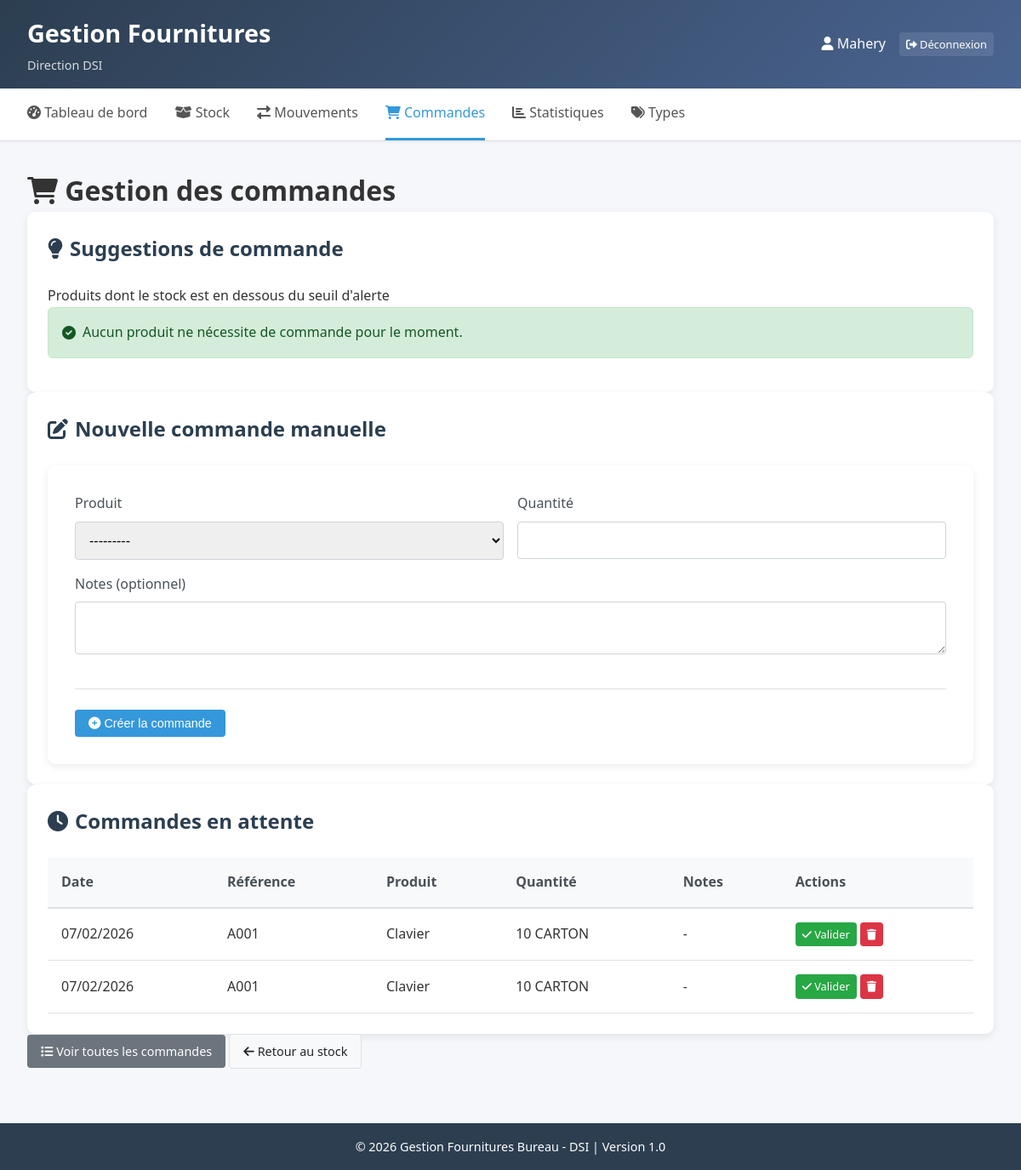
Page /commande/ (signed in) on the committed database.
### fournitures/models.py (models this page shows, shortened)
class Commande(models.Model):
    STATUS_CHOICES = [
        ('EN_ATTENTE', 'En attente'),
        ('VALIDEE', 'Validée'),
        ('RECUE', 'Reçue'),
        ('ANNULEE', 'Annulée'),
    ]
    produit = models.ForeignKey(Fourniture, on_delete=models.CASCADE, related_name='commandes')
    quantite = models.IntegerField()
    date_creation = models.DateTimeField(auto_now_add=True)
    date_validation = models.DateTimeField(null=True, blank=True)
    status = models.CharField(max_length=20, choices=STATUS_CHOICES, default='EN_ATTENTE')
    notes = models.TextField(blank=True, null=True)
    class Meta:
        verbose_name = "Commande"
        verbose_name_plural = "Commandes"
        ordering = ['-date_creation']

class Fourniture(models.Model):
    UNITE_CHOICES = [
        ('UNITE', 'Unité'),
        ('CARTON', 'Carton'),
        ('BOITE', 'Boîte'),
        ('LOT', 'Lot'),
        ('PAQUET', 'Paquet'),
    ]
    type = models.ForeignKey(TypeFourniture, on_delete=models.CASCADE, related_name='fournitures')
    reference = models.CharField(max_length=20, unique=True, verbose_name="Référence")
    designation = models.CharField(max_length=200, verbose_name="Désignation")
    unite = models.CharField(max_length=20, choices=UNITE_CHOICES, default='UNITE', verbose_name="Unité")
    stock = models.IntegerField(default=0, verbose_name="Stock actuel")
    stock_max = models.IntegerField(default=10, verbose_name="Stock maximum")
    seuil_alerte = models.IntegerField(default=5, verbose_name="Seuil d'alerte")
    date_creation = models.DateTimeField(auto_now_add=True)
    def __str__(self):
        return f"{self.reference} - {self.designation} ({self.stock} {self.unite})"
    class Meta:
        verbose_name = "Fourniture"
        verbose_name_plural = "Fournitures"
        ordering = ['type', 'reference']

### fournitures/views.py (the view, shortened to what this page needs)
# urls.py: path('commande/', views.commande, name='commande'),
@login_required
def commande(request):
    if request.method == 'POST':
        form = CommandeForm(request.POST)
        if form.is_valid():
            commande = form.save(commit=False)
            commande.status = 'EN_ATTENTE'
            commande.save()
            messages.success(request, 'Commande créée avec succès!')
            return redirect('commande')  # CHANGER de 'liste_commande' à 'commande'
    else:
        form = CommandeForm()
    produits_a_commander = []
    commandes_attente = Commande.objects.filter(status='EN_ATTENTE')
    context = {
        'form': form,
        'produits_a_commander': produits_a_commander,
        'commandes_attente': commandes_attente,
    }
    return render(request, 'fournitures/commande.html', context)

### fournitures/forms.py
class CommandeForm(forms.ModelForm):
    class Meta:
        model = Commande
        fields = ['produit', 'quantite', 'notes']
        widgets = {
            'produit': forms.Select(attrs={'class': 'form-control'}),
            'quantite': forms.NumberInput(attrs={'class': 'form-control', 'min': '1'}),
            'notes': forms.Textarea(attrs={'class': 'form-control', 'rows': 2}),
        }

### fournitures/templates/fournitures/commande.html (shortened to what this page needs)
{% extends 'fournitures/base.html' %}
{% block content %}
<div class="commande-page">
    <div class="page-header">
        <h1><i class="fas fa-shopping-cart"></i> Gestion des commandes</h1>
    </div>
    <div class="section">
        <h2><i class="fas fa-lightbulb"></i> Suggestions de commande</h2>
        <p>Produits dont le stock est en dessous du seuil d'alerte</p>
        {% if produits_a_commander %}
        <div class="table-responsive">
            <table class="table">
                <thead>
                    <tr>
                        <th>Produit</th>
                        <th>Type</th>
                        <th>Stock actuel</th>
                        <th>Seuil alerte</th>
                        <th>Stock max</th>
                        <th>Quantité suggérée</th>
                        <th>Action</th>
                    </tr>
                </thead>
                <tbody>
                    {% for item in produits_a_commander %}
                    <tr class="alert-row">
                        <td>
                            <strong>{{ item.fourniture.reference }}</strong><br>
                            {{ item.fourniture.designation }}
                        </td>
                        <td>{{ item.fourniture.type.nom }}</td>
                        <td class="text-danger">{{ item.fourniture.stock }} {{ item.fourniture.unite }}</td>
                        <td>{{ item.fourniture.seuil_alerte }} {{ item.fourniture.unite }}</td>
                        <td>{{ item.fourniture.stock_max }} {{ item.fourniture.unite }}</td>
                        <td>
                            <strong class="text-primary">{{ item.quantite }} {{ item.fourniture.unite }}</strong>
                        </td>
                        <td>
                            <form method="post" class="inline-form">
                                {% csrf_token %}
                                <input type="hidden" name="produit" value="{{ item.fourniture.id }}">
                                <input type="hidden" name="quantite" value="{{ item.quantite }}">
                                <button type="submit" class="btn btn-sm btn-primary">
                                    <i class="fas fa-cart-plus"></i> Commander
                                </button>
                            </form>
                        </td>
                    </tr>
                    {% endfor %}
                </tbody>
            </table>
        </div>
        {% else %}
        <div class="alert alert-success">
            <i class="fas fa-check-circle"></i> Aucun produit ne nécessite de commande pour le moment.
        </div>
        {% endif %}
    </div>
    <div class="section">
        <h2><i class="fas fa-edit"></i> Nouvelle commande manuelle</h2>
        <div class="form-container">
            <form method="post">
                <div class="form-row">
                    <div class="form-group">
                        <label for="{{ form.produit.id_for_label }}">Produit </label>
                        {{ form.produit }}
                    </div>
                    <div class="form-group">
                        <label for="{{ form.quantite.id_for_label }}">Quantité </label>
                        {{ form.quantite }}
                    </div>
                </div>
                <div class="form-group">
                    <label for="{{ form.notes.id_for_label }}">Notes (optionnel)</label>
                    {{ form.notes }}
                </div>
                <div class="form-actions">
                    <button type="submit" class="btn btn-primary">
                        <i class="fas fa-plus-circle"></i> Créer la commande
                    </button>
                </div>
            </form>
        </div>
    </div>
    <div class="section">
        <h2><i class="fas fa-clock"></i> Commandes en attente</h2>
        {% if commandes_attente %}
        <div class="table-responsive">
            <table class="table">
                <thead>
                    <tr>
                        <th>Date</th>
                        <th>Référence</th>
                        <th>Produit</th>
                        <th>Quantité</th>
                        <th>Notes</th>
                        <th>Actions</th>
                    </tr>
                </thead>
                <tbody>
                    {% for commande in commandes_attente %}
                    <tr>
                        <td>{{ commande.date_creation|date:"d/m/Y" }}</td>
                        <td>{{ commande.produit.reference }}</td>
                        <td>{{ commande.produit.designation }}</td>
                        <td>{{ commande.quantite }} {{ commande.produit.unite }}</td>
                        <td>{{ commande.notes|default:"-" }}</td>
                        <td>
                            <div class="btn-group">
                                <a href="{% url 'valider_commande' commande.id %}" class="btn btn-sm btn-success">
                                    <i class="fas fa-check"></i> Valider
                                </a>
                                <a href="#" class="btn btn-sm btn-danger">
                                    <i class="fas fa-trash"></i>
                                </a>
                            </div>
                        </td>
                    </tr>
                    {% endfor %}
                </tbody>
            </table>
        </div>
        {% else %}
        <div class="alert alert-info">
            <i class="fas fa-info-circle"></i> Aucune commande en attente.
        </div>
        {% endif %}
    </div>
    <div class="actions">
        <a href="{% url 'liste_commande' %}" class="btn btn-secondary">
            <i class="fas fa-list"></i> Voir toutes les commandes
        </a>
        <a href="{% url 'liste_stock' %}" class="btn btn-light">
            <i class="fas fa-arrow-left"></i> Retour au stock
        </a>
    </div>
</div>
{% endblock %}

### fournitures/templates/fournitures/base.html (shortened to what this page needs)
{% load static %}
<!DOCTYPE html>
<html lang="fr">
<head>
    <link rel="stylesheet" href="{% static 'css/style.css' %}">
    <link rel="stylesheet" href="https://cdnjs.cloudflare.com/ajax/libs/font-awesome/6.0.0/css/all.min.css">
</head>
<body>
    <div class="container">
        <header class="header">
            <div class="logo">
                <div class="logo-text">
                    <h1>Gestion Fournitures</h1>
                    <p class="subtitle">Direction DSI</p>
                </div>
            </div>
            <div class="user-info">
                <span><i class="fas fa-user"></i> {{ user.username }}</span>
                <a href="{% url 'logout' %}" class="btn btn-sm btn-logout">
                    <i class="fas fa-sign-out-alt"></i> Déconnexion
                </a>
            </div>
        </header>
        <nav class="navbar">
            <a href="{% url 'dashboard' %}" {% if request.path == '/' %}class="active"{% endif %}>
                <i class="fas fa-tachometer-alt"></i> Tableau de bord
            </a>
            <a href="{% url 'liste_stock' %}" {% if 'stock' in request.path %}class="active"{% endif %}>
                <i class="fas fa-box-open"></i> Stock
            </a>
            <a href="{% url 'mouvement' %}" {% if 'mouvement' in request.path %}class="active"{% endif %}>
                <i class="fas fa-exchange-alt"></i> Mouvements
            </a>
            <a href="{% url 'commande' %}" {% if 'commande' in request.path %}class="active"{% endif %}>
                <i class="fas fa-shopping-cart"></i> Commandes
            </a>
            <a href="{% url 'statistiques' %}" {% if 'statistiques' in request.path %}class="active"{% endif %}>
                <i class="fas fa-chart-bar"></i> Statistiques
            </a>
            <a href="{% url 'gestion_types' %}" {% if 'types' in request.path %}class="active"{% endif %}>
                <i class="fas fa-tags"></i> Types
            </a>
        </nav>
        <main class="main-content">
            {% block content %}
            {% endblock %}
        </main>
        <footer class="footer">
            <p>© 2026 Gestion Fournitures Bureau - DSI | Version 1.0</p>
        </footer>
    </div>
</body>
</html>

### fournitures/static/css/style.css (style rules this page uses)
* { margin: 0; padding: 0; box-sizing: border-box; }
body { font-family: 'Segoe UI', Tahoma, Geneva, Verdana, sans-serif; background-color: #f5f7fa; color: #333; line-height: 1.6; }
.container { min-height: 100vh; display: flex; flex-direction: column; }
.header { background: linear-gradient(135deg, #2c3e50, #4a6491); color: white; padding: 1rem 2rem; display: flex; justify-content: space-between; align-items: center; box-shadow: 0 2px 10px rgba(0,0,0,0.1); }
.logo h1 { font-size: 1.8rem; margin-bottom: 0.2rem; }
.logo .subtitle { font-size: 0.9rem; opacity: 0.8; }
.user-info { display: flex; align-items: center; gap: 1rem; }
.user-info span { font-weight: 500; }
.btn-logout { background-color: rgba(255,255,255,0.1); color: white; border: 1px solid rgba(255,255,255,0.3); padding: 0.3rem 0.8rem; border-radius: 4px; text-decoration: none; transition: background-color 0.3s; }
.navbar { background-color: white; border-bottom: 1px solid #e0e0e0; padding: 0 2rem; display: flex; gap: 2rem; box-shadow: 0 1px 3px rgba(0,0,0,0.05); }
.navbar a { padding: 1rem 0; text-decoration: none; color: #555; font-weight: 500; border-bottom: 3px solid transparent; transition: all 0.3s; }
.navbar a.active { color: #3498db; border-bottom-color: #3498db; }
.main-content { flex: 1; padding: 2rem; max-width: 1400px; margin: 0 auto; width: 100%; }
.alert { padding: 1rem; border-radius: 6px; margin-bottom: 1rem; display: flex; align-items: center; gap: 0.5rem; animation: slideIn 0.3s ease; }
.alert-success { background-color: #d4edda; color: #155724; border: 1px solid #c3e6cb; }
.section { background: white; border-radius: 10px; padding: 1.5rem; box-shadow: 0 3px 10px rgba(0,0,0,0.08); }
.section h2 { margin-bottom: 1.5rem; color: #2c3e50; display: flex; align-items: center; gap: 0.5rem; }
.table-responsive { overflow-x: auto; }
.table { width: 100%; border-collapse: collapse; }
.table th { background-color: #f8f9fa; padding: 1rem; text-align: left; font-weight: 600; color: #495057; border-bottom: 2px solid #dee2e6; }
.table td { padding: 1rem; border-bottom: 1px solid #dee2e6; }
.btn { display: inline-block; padding: 0.5rem 1rem; border: none; border-radius: 4px; font-weight: 500; text-decoration: none; cursor: pointer; transition: all 0.3s; font-size: 0.9rem; }
.btn-sm { padding: 0.25rem 0.5rem; font-size: 0.8rem; }
.btn-primary { background-color: #3498db; color: white; }
.btn-secondary { background-color: #6c757d; color: white; }
.btn-success { background-color: #28a745; color: white; }
.btn-danger { background-color: #dc3545; color: white; }
.btn-light { background-color: #f8f9fa; color: #212529; border: 1px solid #dee2e6; }
.btn-group { display: flex; gap: 0.25rem; }
.form-container { background: white; border-radius: 10px; padding: 2rem; box-shadow: 0 3px 10px rgba(0,0,0,0.08); }
.form-group { margin-bottom: 1.5rem; }
.form-group label { display: block; margin-bottom: 0.5rem; font-weight: 500; color: #495057; }
.form-control { width: 100%; padding: 0.75rem; border: 1px solid #ced4da; border-radius: 4px; font-size: 1rem; transition: border-color 0.3s; }
.form-row { display: flex; gap: 1rem; margin-bottom: 1rem; }
.form-row .form-group { flex: 1; margin-bottom: 0; }
.form-actions { margin-top: 2rem; padding-top: 1.5rem; border-top: 1px solid #dee2e6; display: flex; gap: 1rem; }
.footer { background-color: #2c3e50; color: white; text-align: center; padding: 1rem; margin-top: 2rem; font-size: 0.9rem; }

### rows in the picture
Commande: date_creation "07/02/2026", produit.reference "A001", produit.designation "Clavier", quantite "10", produit.unite "CARTON", notes "-"
Commande: date_creation "07/02/2026", produit.reference "A001", produit.designation "Clavier", quantite "10", produit.unite "CARTON", notes "-"

### other values in the picture
{{ user.username }} "Mahery"
